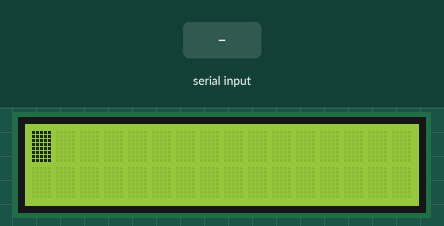
Bench run of a sketch on a simulated Arduino Uno, built with avr-gcc and run on an emulated ATmega328P. On the bench: 16×2 character LCD. The inputs (shaded band) are chosen by the test bench.

Above: at 1.2 s.
1.3 s: byte 30 received over Serial
2.8 s: byte 90 received over Serial
4.3 s: byte 120 received over Serial
Timing chart, 0 to 7.3 s (numbered marks = the images above; inputs shaded):
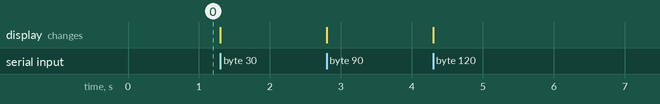

The sketch:

LCD_Button.ino
```cpp
#include <LiquidCrystal.h>
LiquidCrystal lcd(8, 9, 4, 5, 6, 7);
int led = 13;

char ser_input = 0;
void setup()
{
lcd.begin(16,2);
Serial.begin(9600);

}

void loop()
{
  lcd.setCursor(0,0);
  ser_input = Serial.read();
  //lcd.print(ser_input);
  lcd.print(ser_input);

}
```
